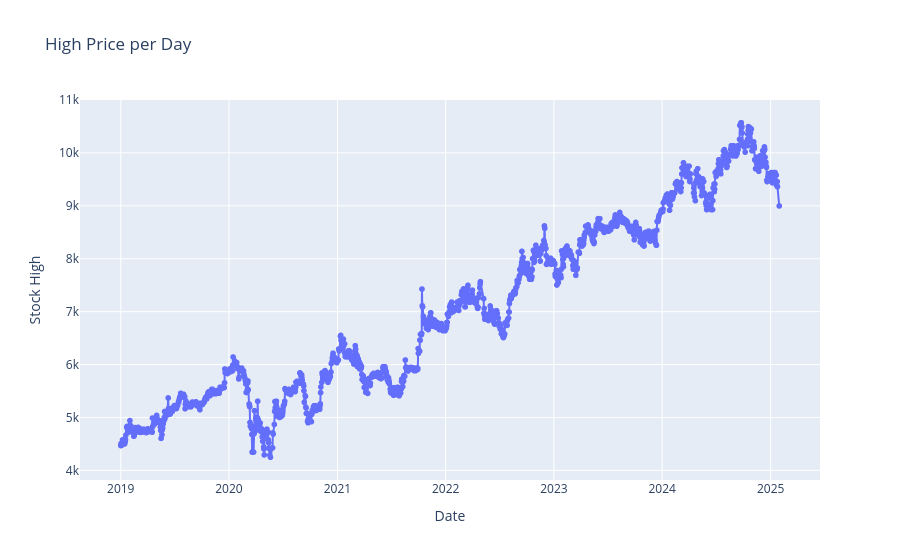

Source (notebook cell):
### Code cell
import plotly.express as px

# Buat line chart interaktif
fig = px.line(stock, x='Date', y='Stock High', title='High Price per Day', markers=True)
fig.show()

### Figure 1 — Plotly figure (JSON) as saved in the notebook; plotly's stock layout.template omitted (floating-point values rounded to 4 significant figures; data arrays with more than 128 entries replaced by an {"elided": "..."} marker saying what was removed)
{"data": [{"hovertemplate": "Date=%{x}<br>Stock High=%{y}<extra></extra>", "legendgroup": "", "line": {"color": "#636efa", "dash": "solid"}, "marker": {"symbol": "circle"}, "mode": "lines+markers", "name": "", "showlegend": false, "type": "scattergl", "x": {"elided": "1487 str values"}, "xaxis": "x", "y": {"elided": "1487 float values"}, "yaxis": "y"}], "layout": {"legend": {"tracegroupgap": 0}, "title": {"text": "High Price per Day"}, "xaxis": {"anchor": "y", "domain": [0, 1], "title": {"text": "Date"}}, "yaxis": {"anchor": "x", "domain": [0, 1], "title": {"text": "Stock High"}}}}
